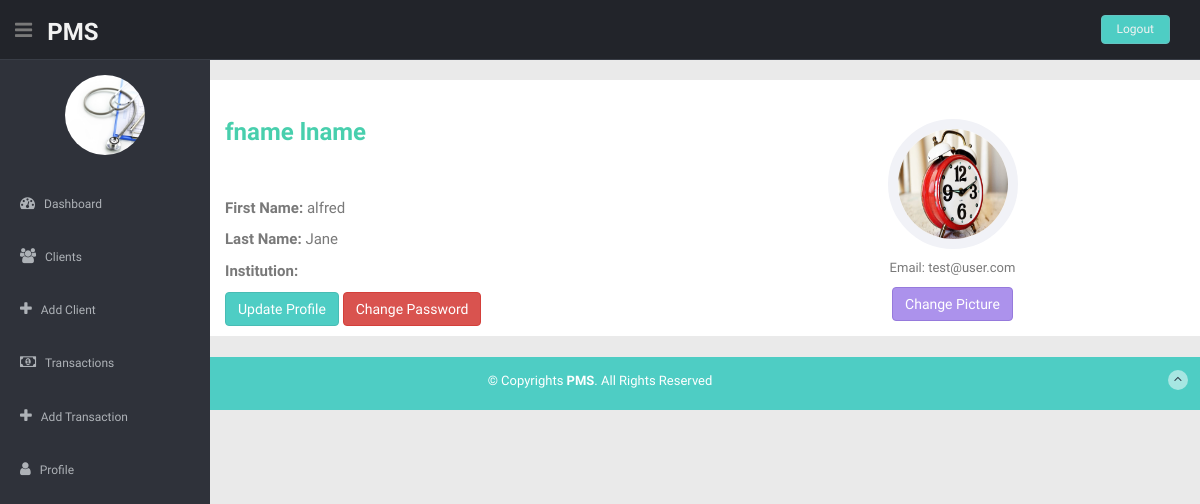
The page /dashboard/profile.php (signed in) on the database its author committed.
### tables this page shows
CREATE TABLE `users` (
  `id` int(11) NOT NULL,
  `user_id` varchar(50) DEFAULT NULL,
  `email` varchar(100) DEFAULT NULL,
  `password` varchar(255) DEFAULT NULL,
  `fname` varchar(50) DEFAULT NULL,
  `lname` varchar(50) DEFAULT NULL,
  `image` varchar(255) DEFAULT NULL,
  `institution` varchar(100) DEFAULT NULL
);

### dashboard/controllers/user.php (called while the page is built, shortened)
<?php
include_once("config/index.php");
$user_id = $_SESSION['username'];
$sql = "SELECT user_id, email, fname, lname, image, institution FROM users WHERE user_id = '$user_id' ORDER BY id DESC LIMIT 1";
if ($result = $con -> query($sql)) {
  while ($row = $result -> fetch_row()) {
$user_id = $row[0];
$email = $row[1];
$fname = $row[2];
$lname = $row[3];
$image = $row[4];
  }
}
?>

### dashboard/profile.php (the view, shortened to what this page needs)
<!DOCTYPE html>
<html lang="en">
<?php require_once 'controllers/user.php' ?>
<?php
require_once 'layouts/header.php';
?>
<link rel="stylesheet" type="text/css" href="lib/bootstrap-fileupload/bootstrap-fileupload.css" />
<body>
  <section id="container">
    <?php
    require_once 'layouts/header2.php';
    ?>
        <?php
        require_once 'layouts/navbar.php';
        ?>
    <section id="main-content">
      <section class="wrapper">
        <div class="row">
          <div class="col-lg-12 main-chart">
            <div class="row" style="background-color:#fff;">
<div class="col-lg-12">
<br>
</div>
             <div style="font-size:15px;" class="col-md-6 profile-text">
               <h3><?php echo fname;?> <?php echo lname;?></h3><br><br>
               <p><b>First Name:</b> <?php echo $fname;?></p>
               <p><b>Last Name:</b> <?php echo $lname;?></p>
               <p><b>Institution:</b> <?php echo $institution;?></p>
               <p>
                 <button class="btn btn-theme" data-toggle="modal" href="#profileModal">Update Profile</button>
                 <button class="btn btn-danger" data-toggle="modal" href="#passwordModal">Change Password</button>
               </p>
             </div>
             <div class="col-md-6 centered">
               <div class="profile-pic">
                 <p><img src="<?php if(strlen($image) < 1){echo 'img/ui-sam.jpg';}else{echo 'users/'.$user_id.'/'.$image.'';} ?>" class="img-circle"></p>
                 <p>Email: <?php echo $email;?></p>
                 <p>
                   <button class="btn btn-theme02" data-toggle="modal" href="#pictureModal">Change Picture</button>
                 </p>
               </div>
             </div>
            </div>
            </div>
      </div>
      </section>
    </section>
<?php
require_once 'layouts/footer.php';
 ?>
  </section>
</body>
</html>

### dashboard/css/style.css (style rules this page uses)
body { color: #797979; background: #eaeaea; font-family: 'Ruda', sans-serif; padding: 0px !important; margin: 0px !important; font-size:13px; }
#container { width: 100%; height: 100%; }
.btn-theme { color: #fff; background-color: #4ECDC4; border-color: #48bcb4; }
.btn-theme02 { color: #fff; background-color: #ac92ec; border-color: #967adc; }
.centered { text-align: center; }
#main-content { margin-left: 210px; }
.wrapper { display: inline-block; margin-top: 60px; padding-left: 15px; padding-right: 15px; padding-bottom: 15px; padding-top: 0px; width: 100%; }
.main-chart { padding-top: 20px; }
.profile-pic img { width: 130px; height: 130px; border-radius: 50%; -webkit-border-radius: 50%; border: 10px solid #f1f2f7; margin-top: 20px; }
.profile-text h3 { font-weight: 700; color: #48cfad; }

### rows shown on the page
users: fname "alfred", lname "Jane", user+image (picture), email "test@user.com"

### other values the page prints
fname "fname"
lname "lname"
